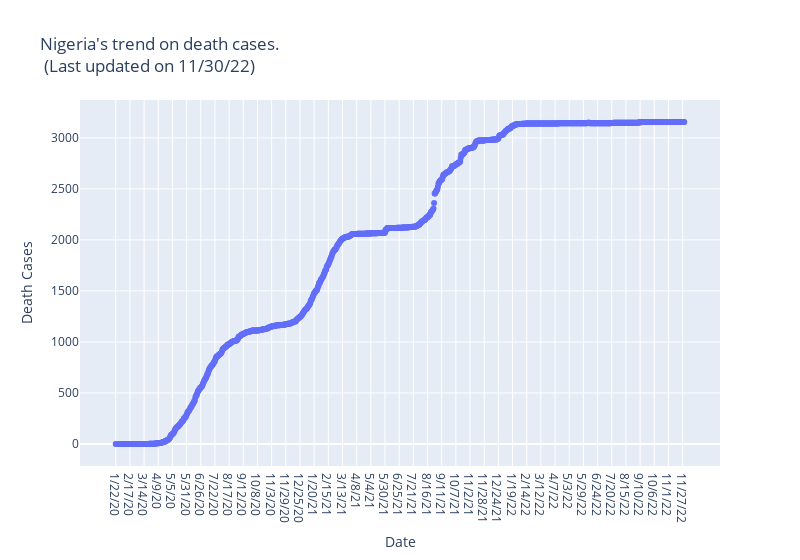

Here is the notebook cell this chart was saved with:
### Markdown cell above
#### Trend of Death Cases

### Code cell
# Visualizing the trend of death cases over time using Plotly
def deathCases_trend(name):
    x_data = death_df.iloc[:, 5:].columns
    y_data = death_df[death_df['country'] == name].iloc[:,5:].sum(axis=0)
    
    fig = go.Figure()
    fig.add_trace(go.Scatter(x=x_data, y=y_data,
                    mode='markers',
                    name='markers'))

    fig.update_layout(
        title=str(name) +"'s trend on death cases. <br> (Last updated on "+(death_df.columns)[-1]+")",
        xaxis_title="Date",
        yaxis_title="Death Cases",
        width = 800
        )

    fig.show()
    

interact(deathCases_trend, name='Nigeria')
ipywLayout = widgets.Layout()
ipywLayout.display='none'

### Figure 1 — Plotly figure (JSON) as saved in the notebook; plotly's stock layout.template omitted (floating-point values rounded to 4 significant figures; data arrays with more than 128 entries replaced by an {"elided": "..."} marker saying what was removed)
{"data": [{"mode": "markers", "name": "markers", "type": "scatter", "x": {"elided": "1044 str values"}, "y": {"elided": "1044 int values"}}], "layout": {"title": {"text": "Nigeria's trend on death cases. <br> (Last updated on 11/30/22)"}, "width": 800, "xaxis": {"title": {"text": "Date"}}, "yaxis": {"title": {"text": "Death Cases"}}}}
